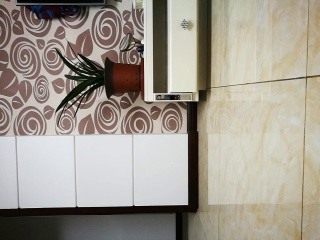
#> input picture CV_work1/test3/10.jpg, 320 x 240 px; its folder holds 4 pictures in this run
$ python Get_RGB.py   (older library calls are emulated)
#> lines starting #> are read from the running program, lines starting #| are printed output that depends on the picture
# -*- coding: utf-8 -*-
# @Time : 2020/2/28 20:13
# @Author : BaoBao
# @Mail : baobaotql@163.com
# @File : Get_RGB.py
# @Software: PyCharm

import os
import cv2
import matplotlib
from matplotlib import pyplot as plt
import matplotlib.mlab as mlab
import numpy as np

path = '../CV_work1/test3/'

#读取path文件夹下所有文件的名字
bgimagelist = os.listdir(path)

#测试输出读取的图片
#print(bgimagelist)

list_b = []
list_g = []
list_r = []
for imgname in bgimagelist:

    if (imgname.endswith(".jpg")):
        #测试
        #print(imgname)
        #测试并检查图片
        img = cv2.imread('../CV_work1/test3/'+imgname)
#> img is the input picture: shape (240, 320, 3); mean B, G, R 143.4, 154.1, 160.5
        #print(img.shape)

        value_b = img[160,130,0]
#> value_b = 224
        value_g = img[160,130,1]
#> value_g = 224
        value_r = img[160,130,2]
#> value_r = 224
        list_b.append(value_b)
        list_g.append(value_g)
        list_r.append(value_r)
print(list_b)
print(list_g)
print(list_r)

def draw_hist(myList,Title,Xlabel,Ylabel,Xmin,Xmax,Ymin,Ymax):
    '''

    :param myList:  list
    :param Title:   抬头
    :param Xlabel:  X轴
    :param Ylabel:  Y轴
    :param Xmin:    XY轴的范围
    :param Xmax:
    :param Ymin:
    :param Ymax:
    :return:
    '''
#> called with Title = 'RGB_Blue', Xlabel = 'Area', Ylabel = 'Probability', Xmin = 0, Xmax = 255, Ymin = 0, Ymax = 500
    plt.hist(myList,100)
    plt.xlabel(Xlabel)
    plt.xlim(Xmin,Xmax)
    plt.ylabel(Ylabel)
    plt.ylim(Ymin,Ymax)
    plt.title(Title)
    plt.show()
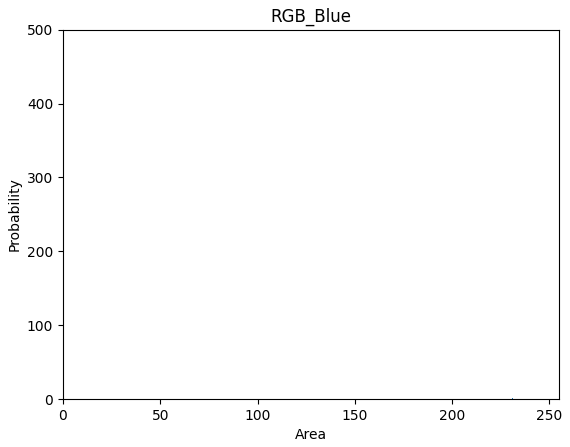
#> figure drawn by matplotlib, 1 panel

#频率直方图
draw_hist(list_b,'RGB_Blue','Area','Probability',0,255,0.0,500)
draw_hist(list_g,'RGB_Green','Area','Probability',0,255,0.0,500)
draw_hist(list_r,'RGB_Red','Area','Probability',0,255,0.0,500)

#概率分布直方图
n, bins, patches = plt.hist(list_b,1000, normed=1, facecolor='blue', alpha=0.5)
#> (the run stopped early here; a loop or call above may not have finished)
